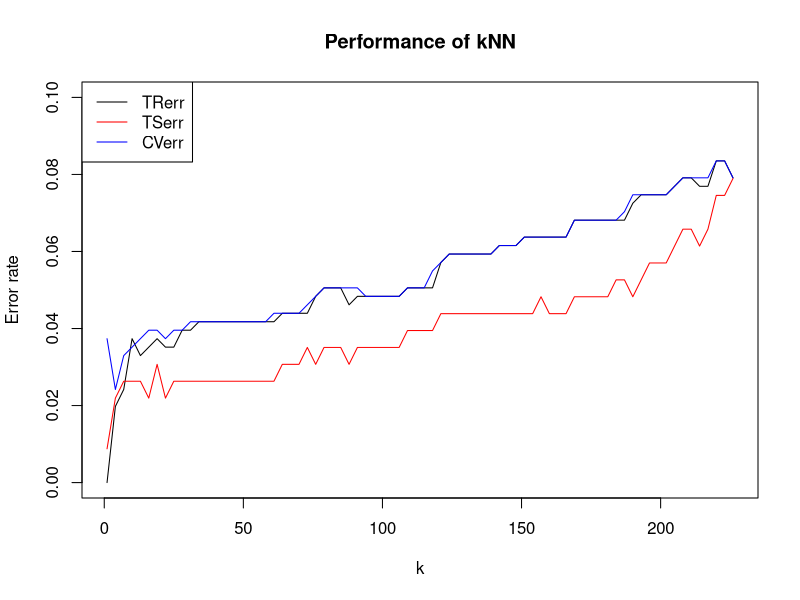
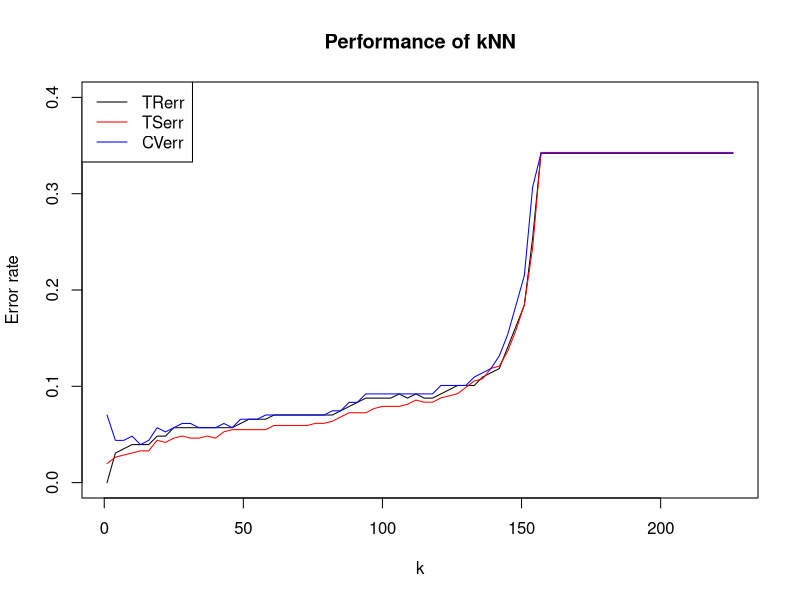

Source code (R) for these figures, in order:
#### Load the library ####
library("MASS")
library("class")
library("tidyverse")

#### Search for the help documents about this dataset ####
?biopsy

#### Get data ####
data(biopsy)
biopsy[1:5, ]

#### Delete the missing value ####
biopsy2 <- biopsy[!is.na(biopsy$V6), ]

#### Set labels, benign for 0 and malignant for 1 #####
len_bio <- nrow(biopsy2) ## Row number of the dataset
label <- rep(1, len_bio) ## Initial label

biopsy2 <- cbind(biopsy2, label) ## Add labels to biopsy2
biopsy2[which(biopsy2$class == "benign"), ]$label <- 0  ## Set label 0 for benign

############################################################################################
############# Randomly split the data into a training set and a test set####################  
############# containing about 2/3 and 1/3 of total observations respectively.##############
############################################################################################

#### Split data into a training set and a test set ####
set.seed(1234) ## Initial seeds
len_train <- round(len_bio / 3 * 2)
len_test <- round(len_bio / 3)
train_num <- sample(len_bio, len_train) ## Get the 2/3 dataset's indexes randomly.
test_num <- sample(len_bio, len_test) ## Get the 1/3 dataset's indexes randomly.

biopsy_train <- biopsy2[train_num, 2:12] ## Get training set
y_train <- biopsy2[train_num, 12]

biopsy_test <- biopsy2[test_num, 2:12] ## Get test set
y_test <- biopsy2[test_num, 12]



##################################### Linear Regression ######################################
fit_LR <- lm(label ~V1 + V2 + V3 + V4 + V5 + V6 + V7 + V8 + V9, data = biopsy_train)
summary(fit_LR)

#### Training Error ####
ypred <- predict(fit_LR)  ## Use coeffient to calculate y -- label

lmtrain <- 
  cbind(biopsy_train, ypred) %>% 
  select(label, ypred) %>% 
  mutate(diff = abs(ypred - label))  ## Calculate differences between predicted value and actural value

lmerrTr <- sum(lmtrain$diff > 0.5) / len_train ## Calculate training data error ratio


#### Testing Error ####
test_lmnew <- biopsy_test[, 1:9] ## Get predictors in dataset
ytpred <- predict(fit_LR, newdata = test_lmnew) ## Use coeffient to calculate y -- label

lmtest <- 
  cbind(biopsy_test, ytpred) %>% 
  select(label, ytpred) %>% 
  mutate(diff = abs(ytpred - label))  ## Calculate differences between predicted value and actural value

lmerrTs <- sum(lmtest$diff > 0.5) / len_test ## Calculate test data error ratio


#### LOOCV ####
CV <- c()
for (i in 1:len_train) {
  ## Using training data to get parameters
  fit_LR <- lm(label ~V1 + V2 + V3 + V4 + V5 + V6 + V7 + V8 + V9, data = biopsy_train[-i, ])
  ## Predict label with tunning data
  ytunpred <- predict(fit_LR, newdata = biopsy_train[i, ])
  ## Calculate differences between predicted value and actural value 
  gap <- abs(ytunpred - biopsy_train[i, ]$label)
  ## Get the one LOOCV value
  CV[i] <-  sum(gap > 0.5)
}

LOOCV_LR <- mean(CV)



########################################### KNN ##############################################
train_rv <- biopsy_train[, 1:9] ## Get predictors in dataset
test_rv <- biopsy_test[, 1:9]

ks <- seq(1, 228, by = 3) ## Initial K value
TRerr <- TSerr <- CVerr <- rep(0, length(ks)) ## Initial error ratio

for(i in 1:length(ks)){
  ## training error ratio
  tr_res <- knn(train_rv, train_rv, k=ks[i], cl = biopsy_train[,11])
  
  TRerr[i] = sum(tr_res != biopsy_train$label)/ len_train
  
  ## test error ratio
  ts_res <- knn(train_rv, test_rv, k=ks[i], cl = biopsy_train[,11])
  
  TSerr[i] = sum(ts_res != biopsy_test$label)/ len_test
  
  ## LOOCV
  cv_res <- knn.cv(train_rv, k=ks[i], cl = biopsy_train[,11])
  
  CVerr[i] = sum(cv_res != biopsy_train$label)/ len_train
  
}


## summarizing the results in a plot
plot(ks, TRerr, xlab="k", type="l", main="Performance of kNN",
     ylab="Error rate", ylim=c(0,0.1), col="black")
lines(ks, TSerr, type="l", col="red") 
lines(ks, CVerr, type="l", col="blue")
legend("topleft", legend = c("TRerr", "TSerr", "CVerr"), col=c("black", "red", "blue"), 
       border = "black",  lty = c(1, 1, 1))

##################################### Logistic Regression ####################################

fit_lgt <- glm(label ~V1 + V2 + V3 + V4 + V5 + V6 + V7 + V8 + V9, data = biopsy_train, family = binomial)
summary(fit_lgt)

#### Training Error ####
p <- predict(fit_lgt, type="response")

logisttrain <- 
  cbind(biopsy_train, p) %>% 
  select(label, p) %>% 
  mutate(diff = abs(p - label))  ## Calculate differences between predicted value and actural value

logisterrTr <- sum(logisttrain$diff > 0.5) / len_train ## Calculate training data error ratio


#### Testing Error ####
## Use coeffient to calculate y -- label
expsum <- fit_lgt$coefficients[1]
for (k in 1:9) {
  expsum <- expsum + fit_lgt$coefficients[k+1] * biopsy_test[,k]
}
pTs <- 1/(1 + exp(-expsum))

logisttest <- 
  cbind(biopsy_test, pTs) %>% 
  select(label, pTs) %>% 
  mutate(diff = abs(pTs - label))  ## Calculate differences between predicted value and actural value

logisterrTs <- sum(logisttest$diff > 0.5) / len_test ## Calculate test data error ratio


#### LOOCV ####
CV <- c()
for (i in 1:len_train) {
  ## Using training data to get parameters
  fit_lgt <- glm(label ~V1 + V2 + V3 + V4 + V5 + V6 + V7 + V8 + V9, data = biopsy_train[-i, ], family = binomial)
  ## Predict label with tunning data
  tunning <- biopsy_train[i, ]
  expsum <- fit_lgt$coefficients[1]
  for (k in 1:9) {
    expsum <- expsum + fit_lgt$coefficients[k+1] * tunning[,k]
  }
  pTu <- 1/(1 + exp(-expsum))
  ## Calculate differences between predicted value and actural value 
  gap <- abs(pTu - tunning$label)
  ## Get the one LOOCV value
  CV[i] <-  sum(gap > 0.5)
}

LOOCV_logist <- mean(CV)







############################################################################################
############# Randomly split the data into a training set and a test set####################  
############# containing about 1/3 and 2/3 of total observations respectively.##############
############################################################################################

#### Split data into a training set and a test set ####
set.seed(2345) ## Initial seeds
len_train <- round(len_bio / 3)
len_test <- round(len_bio / 3 * 2)
train_num <- sample(len_bio, len_train) ## Get the 1/3 dataset's indexes randomly.
test_num <- sample(len_bio, len_test) ## Get the 2/3 dataset's indexes randomly.

biopsy_train <- biopsy2[train_num, 2:12] ## Get training set
y_train <- biopsy2[train_num, 12]

biopsy_test <- biopsy2[test_num, 2:12] ## Get test set
y_test <- biopsy2[test_num, 12]



##################################### Linear Regression ######################################
fit_LR <- lm(label ~V1 + V2 + V3 + V4 + V5 + V6 + V7 + V8 + V9, data = biopsy_train)
summary(fit_LR)

#### Training Error ####
ypred <- predict(fit_LR)  ## Use coeffient to calculate y -- label

lmtrain <- 
  cbind(biopsy_train, ypred) %>% 
  select(label, ypred) %>% 
  mutate(diff = abs(ypred - label))  ## Calculate differences between predicted value and actural value

lmerrTr2 <- sum(lmtrain$diff > 0.5) / len_train ## Calculate training data error ratio


#### Testing Error ####
test_lmnew <- biopsy_test[, 1:9] ## Get predictors in dataset
ytpred <- predict(fit_LR, newdata = test_lmnew) ## Use coeffient to calculate y -- label

lmtest <- 
  cbind(biopsy_test, ytpred) %>% 
  select(label, ytpred) %>% 
  mutate(diff = abs(ytpred - label))  ## Calculate differences between predicted value and actural value

lmerrTs2 <- sum(lmtest$diff > 0.5) / len_test ## Calculate test data error ratio


#### LOOCV ####
CV <- c()
for (i in 1:len_train) {
  ## Using training data to get parameters
  fit_LR <- lm(label ~V1 + V2 + V3 + V4 + V5 + V6 + V7 + V8 + V9, data = biopsy_train[-i, ])
  ## Predict label with tunning data
  ytunpred <- predict(fit_LR, newdata = biopsy_train[i, ])
  ## Calculate differences between predicted value and actural value 
  gap <- abs(ytunpred - biopsy_train[i, ]$label)
  ## Get the one LOOCV value
  CV[i] <-  sum(gap > 0.5)
}

LOOCV_LR2 <- mean(CV)



########################################### KNN ##############################################
train_rv <- biopsy_train[, 1:9] ## Get predictors in dataset
test_rv <- biopsy_test[, 1:9]

ks <- seq(1, 228, by = 3) ## Initial K value
TRerr2 <- TSerr2 <- CVerr2 <- rep(0, length(ks)) ## Initial error ratio

for(i in 1:length(ks)){
  ## training error ratio
  tr_res <- knn(train_rv, train_rv, k=ks[i], cl = biopsy_train[,11])
  
  TRerr2[i] = sum(tr_res != biopsy_train$label)/ len_train
  
  ## test error ratio
  ts_res <- knn(train_rv, test_rv, k=ks[i], cl = biopsy_train[,11])
  
  TSerr2[i] = sum(ts_res != biopsy_test$label)/ len_test
  
  ## LOOCV
  cv_res <- knn.cv(train_rv, k=ks[i], cl = biopsy_train[,11])
  
  CVerr2[i] = sum(cv_res != biopsy_train$label)/ len_train
  
}


## summarizing the results in a plot
plot(ks, TRerr2, xlab="k", type="l", main="Performance of kNN",
     ylab="Error rate", ylim=c(0,0.4), col="black")
lines(ks, TSerr2, type="l", col="red") 
lines(ks, CVerr2, type="l", col="blue")
legend("topleft", legend = c("TRerr", "TSerr", "CVerr"), col=c("black", "red", "blue"), 
       border = "black",  lty = c(1, 1, 1))


##################################### Logistic Regression ####################################

fit_lgt <- glm(label ~V1 + V2 + V3 + V4 + V5 + V6 + V7 + V8 + V9, data = biopsy_train, family = binomial)
summary(fit_lgt)

#### Training Error ####
p <- predict(fit_lgt, type="response")

logisttrain <- 
  cbind(biopsy_train, p) %>% 
  select(label, p) %>% 
  mutate(diff = abs(p - label))  ## Calculate differences between predicted value and actural value

logisterrTr2 <- sum(logisttrain$diff > 0.5) / len_train ## Calculate training data error ratio


#### Testing Error ####
## Use coeffient to calculate y -- label
expsum <- fit_lgt$coefficients[1]
for (k in 1:9) {
  expsum <- expsum + fit_lgt$coefficients[k+1] * biopsy_test[,k]
}
pTs <- 1/(1 + exp(-expsum))

logisttest <- 
  cbind(biopsy_test, pTs) %>% 
  select(label, pTs) %>% 
  mutate(diff = abs(pTs - label))  ## Calculate differences between predicted value and actural value

logisterrTs2 <- sum(logisttest$diff > 0.5) / len_test ## Calculate test data error ratio


#### LOOCV ####
CV <- c()
for (i in 1:len_train) {
  ## Using training data to get parameters
  fit_lgt <- glm(label ~V1 + V2 + V3 + V4 + V5 + V6 + V7 + V8 + V9, data = biopsy_train[-i, ], family = binomial)
  ## Predict label with tunning data
  tunning <- biopsy_train[i, ]
  expsum <- fit_lgt$coefficients[1]
  for (k in 1:9) {
    expsum <- expsum + fit_lgt$coefficients[k+1] * tunning[,k]
  }
  pTu <- 1/(1 + exp(-expsum))
  ## Calculate differences between predicted value and actural value 
  gap <- abs(pTu - tunning$label)
  ## Get the one LOOCV value
  CV[i] <-  sum(gap > 0.5)
}

LOOCV_logist2 <- mean(CV)

















